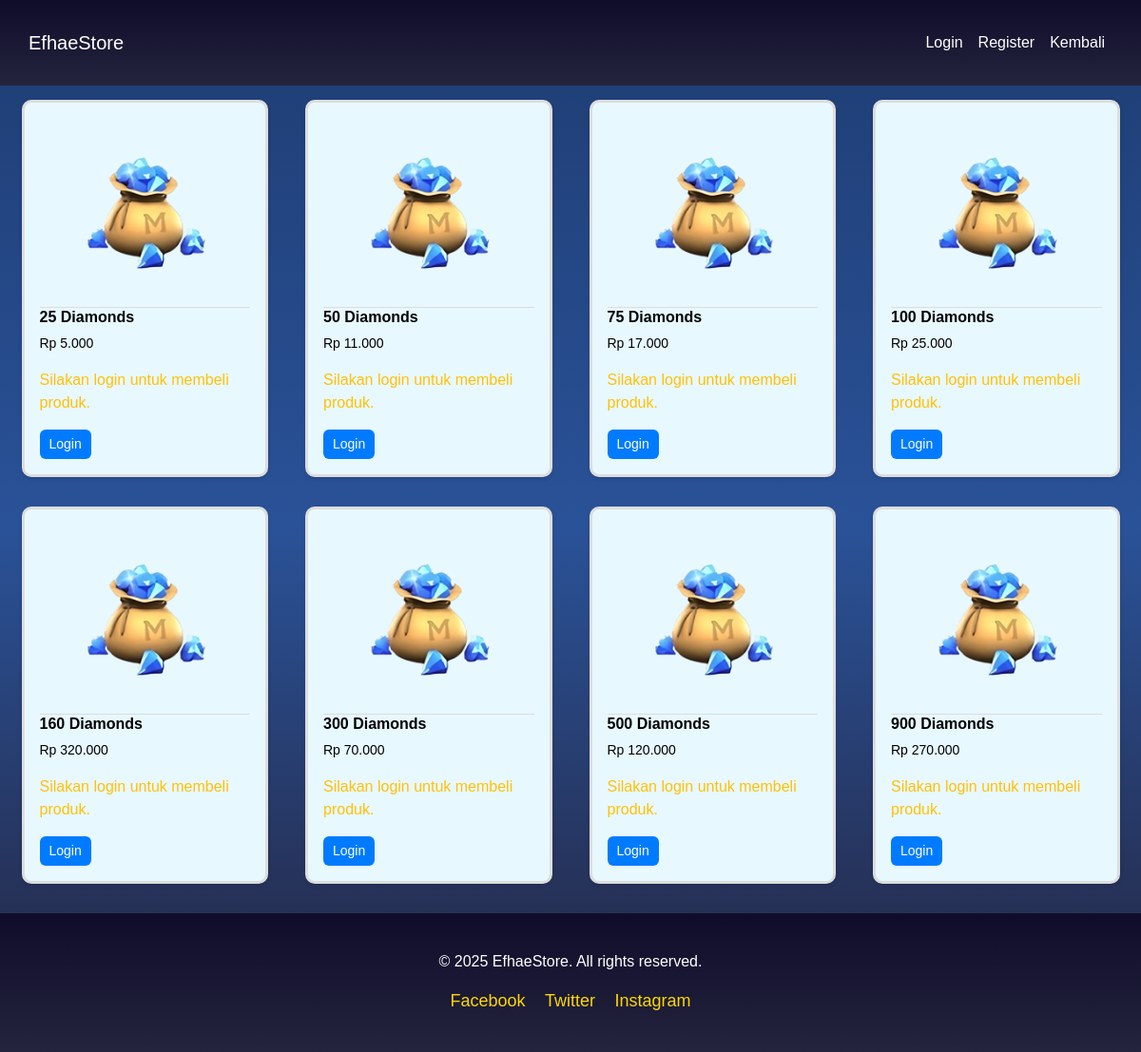
/game/3/, run on the app's committed database.
### TopUp/models.py (models this page shows, shortened)
class Product(models.Model):
    CATEGORY_CHOICES = [
        ('hok_tokens', 'Hok Tokens'),
        ('mlbb_diamonds', 'MLBB Diamonds'),
        ('pubg_uc', 'PUBG UC'),
    ]
    game = models.ForeignKey(Game, on_delete=models.CASCADE)
    name = models.CharField(max_length=100)
    diamond_amount = models.IntegerField()  # Jumlah diamond
    price = models.DecimalField(max_digits=10, decimal_places=2)
    image = models.ImageField(upload_to='product_images/', blank=True, null=True)# Harga produk

### TopUp/views.py (the view)
# urls.py: path('game/<int:game_id>/', views.game_products, name='game_products'),
def game_products(request, game_id):
    game = get_object_or_404(Game, id=game_id)  # Ambil data game berdasarkan ID
    products = Product.objects.filter(game=game)
    if not request.user.is_authenticated:
        messages.info(request, 'Silakan login untuk membeli produk.')
    return render(request, 'products.html', {'game': game, 'products': products})

### TopUp/templatetags/custom_filters.py (called while the page is built)
@register.filter
def format_rupiah(value):
    try:
        value = int(value)
        return f"Rp {value:,.0f}".replace(",", ".")
    except (ValueError, TypeError):
        return value

### TopUp/templates/products.html (shortened to what this page needs)
{% load static %}
{% load custom_filters %}
<link href="https://cdn.jsdelivr.net/npm/bootstrap@5.3.0-alpha1/dist/css/bootstrap.min.css" rel="stylesheet">
<link rel="stylesheet" href="{% static 'css/style5.css' %}">
{% block title %}
<nav class="navbar navbar-expand-lg navbar-dark bg-gold">
    <div class="container">
        <a class="navbar-brand" href="/">EfhaeStore</a>
        <div class="collapse navbar-collapse" id="navbarNav">
            <ul class="navbar-nav ms-auto">
                {% if user.is_authenticated %}
                    <li class="nav-item"><a class="nav-link" href="#">{{ user.username }}</a></li>
                    <li class="nav-item"><a class="nav-link" href="{% url 'logout' %}">Logout</a></li>
                {% else %}
                    <li class="nav-item"><a class="nav-link" href="{% url 'login' %}">Login</a></li>
                    <li class="nav-item"><a class="nav-link" href="{% url 'register' %}">Register</a></li>
                {% endif %}
                <li class="nav-item"><a class="nav-link" href="{{ request.META.HTTP_REFERER }}">Kembali</a></li>
            </ul>
        </div>
    </div>
</nav>
{% endblock %}
{% block content %}
<div class="container">
<div class="row">
    {% for product in products %}
        <div class="col-md-3 mb-3">
            <div class="card">
                <div class="card-body">
                    <img src="{{ product.image.url }}" alt="{{ product.name }}" class="card-img-top">
                    <h5 class="card-title">{{ product.diamond_amount }} Diamonds</h5>
                    <p class="card-text">{{ product.price|format_rupiah }}</p>
                    {% if user.is_authenticated %}
                    <a href="{% url 'checkout' product.id %}" class="btn btn-success">Beli</a>
                {% else %}
                    <p class="text-warning">Silakan login untuk membeli produk.</p>
                    <a href="{% url 'login' %}" class="btn btn-primary">Login</a>
                {% endif %}
                </div>
            </div>
        </div>
    {% endfor %}
    </div>
</div>
{% endblock %}
{% block footer %}
<footer class="bg-dark text-white text-center py-4">
    <div class="container">
        <p class="mb-0">© 2025 EfhaeStore. All rights reserved.</p>
        <ul class="social-links list-unstyled mt-3">
            <li class="d-inline-block mx-2">
                <a href="#" class="text-gold" title="Facebook">
                     Facebook
                </a>
            </li>
            <li class="d-inline-block mx-2">
                <a href="#" class="text-gold" title="Twitter">
                     Twitter
                </a>
            </li>
            <li class="d-inline-block mx-2">
                <a href="#" class="text-gold" title="Instagram">
                     Instagram
                </a>
            </li>
        </ul>
    </div>
</footer>
{% endblock %}

### TopUp/static/css/style5.css (style rules this page uses)
.container { margin: 15px auto; max-width: 1200px; padding: 0 15px; }
.bg-gold { background: linear-gradient(to bottom, #0f0c29, #24243e); }
.navbar-dark .navbar-nav .nav-link { color: #ffffff; }
.navbar { padding: 10px 15px; }
.card { border: 3px solid #ddd; border-radius: 10px; box-shadow: 0 2px 4px rgba(0, 0, 0, 0.1); background-color: #e8f8ff; transition: transform 0.2s ease, box-shadow 0.2s ease; }
.card-img-top { height: 200px; object-fit: cover; border-bottom: 1px solid #ddd; border-radius: 8px 8px 0 0; }
.card-title { font-size: 16px; color: black; font-weight: bold; }
.card-text { font-size: 14px; color: black; }
.btn { font-size: 14px; background-color: #007bff; color: white; padding: 5px 10px; border: none; transition: background-color 0.3s ease; }
.row { display: flex; flex-wrap: wrap; gap: 15px; justify-content: center; }
.col-md-3 { flex: 0 0 calc(25% - 15px); max-width: calc(25% - 15px); }
footer { background: linear-gradient(to bottom, #0f0c29, #24243e); color: #ffffff; padding: 30px 0; text-align: center; }
footer .social-links { list-style: none; padding: 0; }
footer .social-links a { color: #ffd700; font-size: 18px; text-decoration: none; }

### data on the page
Product: image (picture), diamond_amount "25", price "Rp 5.000"
Product: image (picture), diamond_amount "50", price "Rp 11.000"
Product: image (picture), diamond_amount "75", price "Rp 17.000"
Product: image (picture), diamond_amount "100", price "Rp 25.000"
Product: image (picture), diamond_amount "160", price "Rp 320.000"
Product: image (picture), diamond_amount "300", price "Rp 70.000"
Product: image (picture), diamond_amount "500", price "Rp 120.000"
Product: image (picture), diamond_amount "900", price "Rp 270.000"
